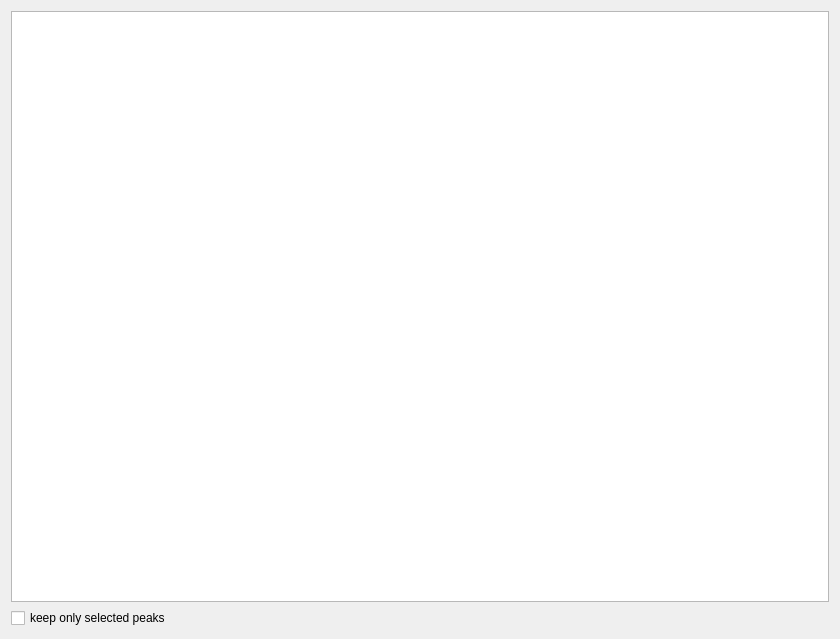
<?xml version="1.0" encoding="UTF-8"?>
<ui version="4.0">
 <class>WidgetFoundPeaks</class>
 <widget class="QWidget" name="Form">
  <property name="geometry">
   <rect>
    <x>0</x>
    <y>0</y>
    <width>840</width>
    <height>639</height>
   </rect>
  </property>
  <property name="windowTitle">
   <string>Form</string>
  </property>
  <layout class="QVBoxLayout" name="verticalLayout">
   <item>
    <widget class="PeakListView" name="peaks"/>
   </item>
   <item>
    <widget class="QCheckBox" name="keep_selected_peaks">
     <property name="text">
      <string>keep only selected peaks</string>
     </property>
    </widget>
   </item>
  </layout>
 </widget>
 <customwidgets>
  <customwidget>
   <class>PeakListView</class>
   <extends>QTableView</extends>
   <header>PeakListView.h</header>
  </customwidget>
 </customwidgets>
 <resources/>
 <connections/>
</ui>
